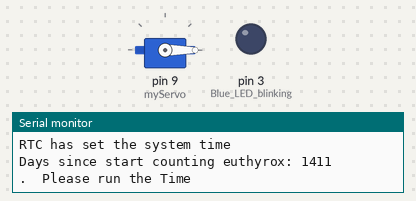
The sketch below on a simulated Arduino Uno, built with avr-gcc and run on an emulated ATmega328P. On the bench: servo, output pins drawn as LEDs (lit = HIGH), the last lines printed to the serial monitor. The local clock reads 2024-03-15 10:24:30 at power-on unless the sketch sets it.

Above: at 0.1 s.
At 2.1 s:
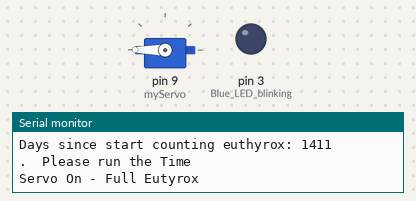
Timing chart, 0 to 3.6 s (numbered marks = the images above):
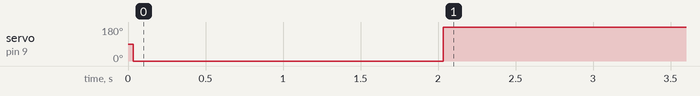

The sketch:

owl-clock.ino
```cpp
/*
 * Owl Clock
 * A clock tell you switches state every third day *
 * Made for Tim *
 */

// Inclusion of all the different libraries needed
#include <DS1307RTC.h>  // a basic DS1307 library that returns time as a time_t
#include <TimeLib.h> // the time library
#include <TimeAlarms.h>
#include <Wire.h>
#include <Servo.h>

// Needs to be updated each time the code is complied again.
// not sure what daysSinceStart, and the 2 other variables are for anymore...
int daysSinceStart = 0; // day since the
int dosisInterval = 3; // days between the different Euthyrox dosage. 3 = every third day the dosage is a half
int dosisStatus =  0; // 0 = half-dosis ; 1 = full dosis

// Definition of the first day from which to count a half dosis
// In the exampel (2018-1-1) we assume the first January is a half dosis, the 2nd and the 3rd a full one
// And then it starts over
int dosisStartYear = 2020;  // Specify year (ex: 2018)
int dosisStartMonth = 5; // Specify Month (ex: 1 (January))
int dosisStartDay = 4; // Specify Day (ex: 1 (First day of month))

// Servo-related vars
int angle;

Servo myServo;


//---------------------------------------------------------------
//---------------------------------------------------------------
//---------------------------------------------------------------


void setup()  {

  Serial.begin(9600);

  while (!Serial) ; // wait until Arduino Serial Monitor opens
  setSyncProvider(RTC.get);   // the function to get the time from the RTC
  if(timeStatus()!= timeSet)
     Serial.println("Unable to sync with the RTC");
  else
     Serial.println("RTC has set the system time");

  Alarm.alarmRepeat(00,00,01, PinAlarm);  // 0am every day (to define the eutyrox pin)

  // Initialize Pins
  pinMode(3, OUTPUT); // Blue LED blinking
  myServo.attach(9);

  //pinMode(led, OUTPUT);


  // Calculate the days since started counting
  daysSinceStart = rdn(year(), month(), day()) - rdn(dosisStartYear, dosisStartMonth, dosisStartDay);
  Serial.print("Days since start counting euthyrox: ");
  Serial.println(daysSinceStart);

  // initializes the Euthyroy Pin position (Full dosis or Half Dose)
  InitializeServo ();
  MoveServo(getDosisDayStatus(daysSinceStart));

}


//---------------------------------------------------------------
//---------------------------------------------------------------
//---------------------------------------------------------------

void loop()
{
  if (timeStatus() == timeSet) {
    // displays the time in the console
    digitalClockDisplay();
  } else {
    Serial.println("The time has not been set.  Please run the Time");
    Serial.println("TimeRTCSet example, or DS1307RTC SetTime example.");
    Serial.println();
    //delay(4000);
  }

  Alarm.delay(1000); // wait one second between clock display
}

//---------------------------------------------------------------
//---------------------------------------------------------------
//---------------------------------------------------------------

void digitalClockDisplay(){
  // digital clock display of the time
  Serial.print(hour());
  printDigits(minute());
  printDigits(second());
  Serial.print(" ");
  Serial.print(day());
  Serial.print(" ");
  Serial.print(month());
  Serial.print(" ");
  Serial.print(year());
  Serial.println();
  isTheDay();
}


int rdn(int y, int m, int d) { /* Rata Die day one is 0001-01-01 */
  // Calculating the number of days between 2 dates
  if (m < 3)
    y--, m += 12;
    return 365*y + y/4 - y/100 + y/400 + (153*m - 457)/5 + d - 306;
}

void printDigits(int digits) {
  // utility function for digital clock display: prints preceding colon and leading 0
  Serial.print(":");
  if(digits < 10)
    Serial.print('0');
  Serial.print(digits);
}


// Move the Arrow to the "1 or 1/2 euthyrox)
void PinAlarm() {
  // Update the count of days since start
  daysSinceStart = rdn(year(), month(), day()) - rdn(dosisStartYear, dosisStartMonth, dosisStartDay);

  InitializeServo ();
  MoveServo(getDosisDayStatus(daysSinceStart));
}


void InitializeServo () {
  // initializing the servo / Bringing it t zero position
  Serial.println("servo initalized" + myServo.read());
  myServo.write(0);
  delay(2000);
}

void MoveServo (int pinStatus) {
  // Servor mouvement function (on and off)
  // Accepts 0 = Half-dose OR everything else = Full Dose
  // myServo.attach(9);

  if (pinStatus == 0) {
    myServo.write(30);
    Serial.println("Servo Off - 1/2 Eutyrox");
  } else {
     myServo.write(180);
     Serial.println("Servo On - Full Eutyrox");
  }
  delay(1000);
  myServo.detach();

}


// 15 seconds timer
void Repeats() {
  Serial.println("15 second timer");
  delay(100);
}


void blinkLed (int pin, int duration, int loops) {

  for (int i=0; i <= loops; i++){
    digitalWrite (pin, HIGH);
    delay(duration);
    digitalWrite (pin, LOW);
  }
}


void isTheDay() {

    if (weekday() == 3) {
        digitalWrite(3, HIGH);
        Serial.println(weekday());
    }
}


int getDosisDayStatus (int dosisDay) {
  // Test if it is a Euthyorx half dosis days
  // Returns 0 if it is a half dosis day
  dosisDay = dosisDay % dosisInterval;
  return dosisDay;
}
```
